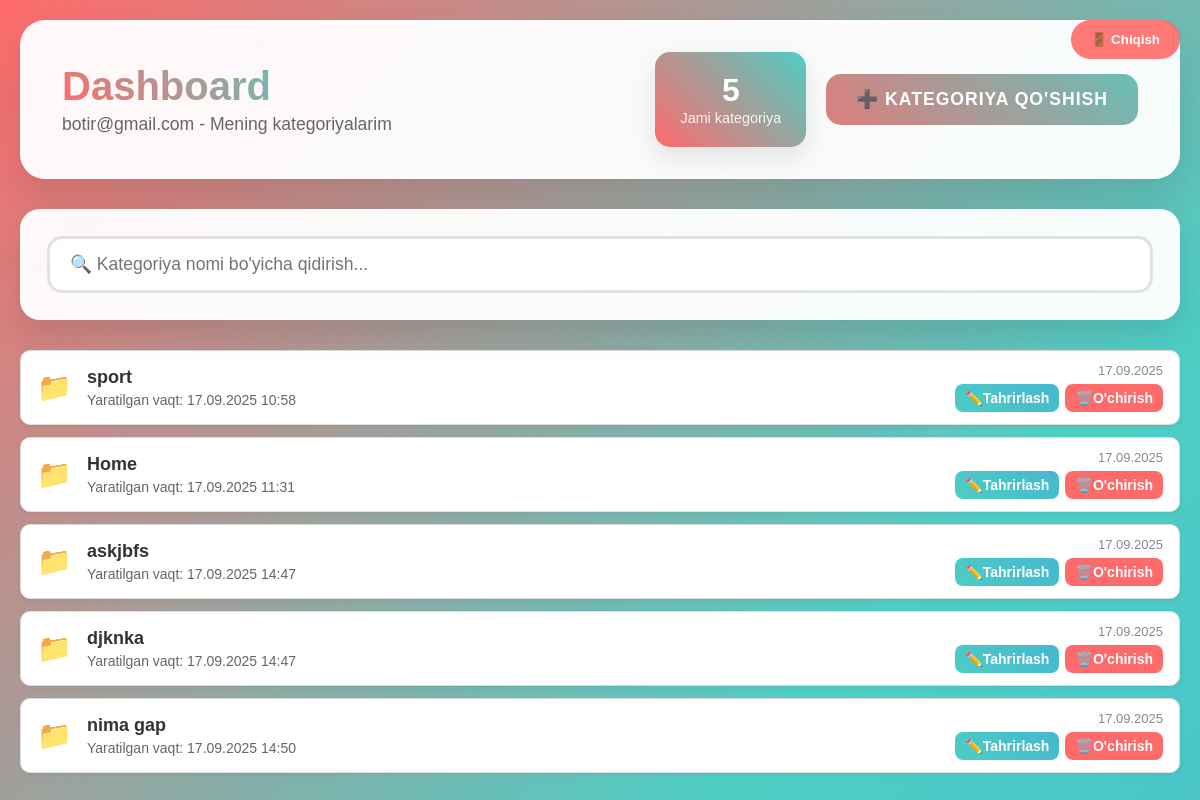
/dashboard/ (signed in), run on the app's committed database.
### apps/models.py (models this page shows, shortened)
class User(AbstractUser):
    id = UUIDField(primary_key=True, default=uuid.uuid4, editable=False)
    email = EmailField(max_length=255, unique=True)
    fullname = CharField(max_length=255)
    phone_number = CharField(max_length=15, unique=True, null=True, blank=True)
    username = None
    USERNAME_FIELD = "email"
    REQUIRED_FIELDS = []
    objects = UserManager()
    subscription_end = DateTimeField(null=True, blank=True)

class Category(Model):
    id = UUIDField(primary_key=True, default=uuid.uuid4, editable=False)
    user = ForeignKey(AUTH_USER_MODEL, CASCADE, related_name="categories")
    created_at = DateTimeField(auto_now_add=True)
    name = CharField(max_length=255)
    class Meta:
        unique_together = ("user", "name")

### apps/views.py (the view)
# urls.py: path("dashboard/", DashboardView.as_view(), name="dashboard"),
class DashboardView(LoginRequiredMixin, ListView):
    template_name = "app/category_dashboard.html"
    model = Category
    context_object_name = "categories"
    def get_queryset(self):
        query_set = Category.objects.filter(user=self.request.user)
        search = self.request.GET.get("search")
        if search:
            query_set = query_set.filter(name__icontains=search)
        return query_set
    def get_context_data(self, **kwargs):
        context = super().get_context_data(**kwargs)
        context["email"] = self.request.user.email
        return context

### templates/app/category_dashboard.html (shortened to what this page needs)
<!DOCTYPE html>
<html lang="uz">
<head>
</head>
<body>
<form id="logoutForm" method="post" action="{% url 'logout' %}">
    <button type="submit" class="logout-btn">🚪 Chiqish</button>
</form>
<div class="dashboard-container">
    <div class="dashboard-header">
        <div class="header-title">
            <h1>Dashboard</h1>
            <p>{{ email }} - Mening kategoriyalarim</p>
        </div>
        <div class="header-stats">
            <div class="stat-card">
                <span class="stat-number" id="categoryCount">{{ categories.count }}</span>
                <span class="stat-label">Jami kategoriya</span>
            </div>
        </div>
        <button class="add-category-btn" onclick="openAddCategoryModal()">➕ Kategoriya qo'shish</button>
    </div>
    <div class="search-filter-bar">
        <div class="search-box">
            <form method="get" id="searchForm">
                <input type="text"
                       name="search"
                       id="searchInput"
                       placeholder="🔍 Kategoriya nomi bo'yicha qidirish..."
                       value="{{ request.GET.search|default:'' }}">
            </form>
        </div>
    </div>
    <div class="categories-grid" id="categoriesGrid">
        {% for category in categories %}
        <div class="category-row">
            <div class="category-icon">📁</div>
            <div class="category-info">
                <a href="{% url 'category-detail' category.id %}" class="category-row-link">
                    <div class="category-name">{{ category.name }}</div>
                    <div class="category-description">
                        Yaratilgan vaqt: {{ category.created_at|date:"d.m.Y H:i" }}
                    </div>
                </a>
            </div>
            <div class="category-footer">
                <div class="category-date">{{ category.created_at|date:"d.m.Y" }}</div>
                <div class="category-actions">
                    <button type="button"
                            class="btn btn-primary edit-btn"
                            data-id="{{ category.id }}"
                            data-name="{{ category.name|escapejs }}">
                        ✏️Tahrirlash
                    </button>
                    <button type="button"
                            class="btn btn-danger delete-btn"
                            data-id="{{ category.id }}"
                            data-name="{{ category.name|escapejs }}">
                        🗑️O'chirish
                    </button>
                </div>
            </div>
        </div>
        {% empty %}
        <div class="no-categories">
            <div class="category-icon">📂</div>
            <h3>Hech qanday kategoriya topilmadi</h3>
            <p>Yangi kategoriya qo'shish uchun yuqoridagi tugmani bosing</p>
        </div>
        {% endfor %}
    </div>
</div>
</body>
</html>

### templates/app/category_dashboard.html (style rules this page uses)
* { margin: 0; padding: 0; box-sizing: border-box; }
body { font-family: 'Arial', sans-serif; background: linear-gradient(135deg, #ff6b6b, #4ecdc4, #45b7d1, #96ceb4, #feca57); background-size: 300% 300%; animation: gradientShift 8s ease infinite; min-height: 100vh; padding: 20px 0; }
.dashboard-container { max-width: 1400px; margin: 0 auto; padding: 0 20px; }
.dashboard-header { background: rgba(255, 255, 255, 0.95); backdrop-filter: blur(20px); border-radius: 25px; padding: 30px 40px; margin-bottom: 30px; box-shadow: 0 20px 40px rgba(0, 0, 0, 0.1); border: 2px solid rgba(255, 255, 255, 0.3); display: flex; justify-content: space-between; align-items: center; flex-wrap: wrap; gap: 20px; }
.header-title { flex: 1; min-width: 300px; }
.header-title h1 { background: linear-gradient(45deg, #ff6b6b, #4ecdc4, #45b7d1); -webkit-background-clip: text; -webkit-text-fill-color: transparent; font-size: 2.5em; font-weight: bold; margin-bottom: 5px; animation: textGlow 3s ease-in-out infinite alternate; }
.header-title p { color: #666; font-size: 1.1em; }
.header-stats { display: flex; gap: 30px; align-items: center; flex-wrap: wrap; }
.stat-card { background: linear-gradient(45deg, #ff6b6b, #4ecdc4); color: white; padding: 20px 25px; border-radius: 15px; text-align: center; min-width: 120px; box-shadow: 0 10px 25px rgba(0, 0, 0, 0.1); transition: transform 0.3s ease; }
.stat-number { font-size: 2em; font-weight: bold; display: block; }
.stat-label { font-size: 0.9em; opacity: 0.9; }
.add-category-btn { background: linear-gradient(45deg, #ff6b6b, #4ecdc4, #45b7d1); background-size: 300% 300%; animation: gradientShift 4s ease infinite; color: white; border: none; padding: 15px 30px; border-radius: 15px; font-size: 1.1em; font-weight: bold; cursor: pointer; transition: all 0.3s ease; text-transform: uppercase; letter-spacing: 1px; }
.search-filter-bar { background: rgba(255, 255, 255, 0.95); backdrop-filter: blur(20px); border-radius: 20px; padding: 25px; margin-bottom: 30px; box-shadow: 0 15px 30px rgba(0, 0, 0, 0.1); border: 2px solid rgba(255, 255, 255, 0.3); display: flex; gap: 20px; align-items: center; flex-wrap: wrap; }
.search-box { flex: 1; min-width: 250px; position: relative; }
.search-box input { width: 100%; padding: 15px 20px; border: 3px solid #e1e1e1; border-radius: 15px; font-size: 1.1em; transition: all 0.3s ease; background: rgba(255, 255, 255, 0.9); }
.categories-grid { display: flex; flex-direction: column; gap: 12px; margin-top: 20px; }
.category-row { display: flex; align-items: center; background: #fff; border: 1px solid #ddd; border-radius: 10px; padding: 12px 16px; box-shadow: 0 2px 4px rgba(0,0,0,0.05); transition: 0.2s ease; }
.category-row-link { text-decoration: none; color: inherit; display: block; }
.category-icon { font-size: 28px; margin-right: 15px; }
.category-info { flex: 1; }
.category-name { font-weight: bold; font-size: 18px; color: #333; }
.category-description { font-size: 14px; color: #666; margin-top: 4px; }
.category-footer { text-align: right; display: flex; flex-direction: column; align-items: flex-end; gap: 6px; }
.category-date { font-size: 13px; color: #888; }
.category-actions { display: flex; gap: 6px; }
.category-actions .btn { font-size: 14px; padding: 6px 10px; border-radius: 8px; cursor: pointer; }
.logout-btn { position: fixed; top: 20px; right: 20px; background: rgba(255, 107, 107, 0.9); color: white; border: none; padding: 12px 20px; border-radius: 25px; font-weight: bold; cursor: pointer; transition: all 0.3s ease; z-index: 1000; }
.btn { padding: 10px 18px; border: none; border-radius: 10px; font-weight: bold; cursor: pointer; }
.btn-primary { background: linear-gradient(45deg, #4ecdc4, #45b7d1); color: white; }
.btn-danger { background: #ff6b6b; color: white; }

### data on the page
User: email "botir@gmail.com"
Category: name "sport", created_at "17.09.2025 10:58", created_at "17.09.2025"
Category: name "Home", created_at "17.09.2025 11:31", created_at "17.09.2025"
Category: name "askjbfs", created_at "17.09.2025 14:47", created_at "17.09.2025"
Category: name "djknka", created_at "17.09.2025 14:47", created_at "17.09.2025"
Category: name "nima gap", created_at "17.09.2025 14:50", created_at "17.09.2025"

### other printed values
{{ categories.count }} "5"
